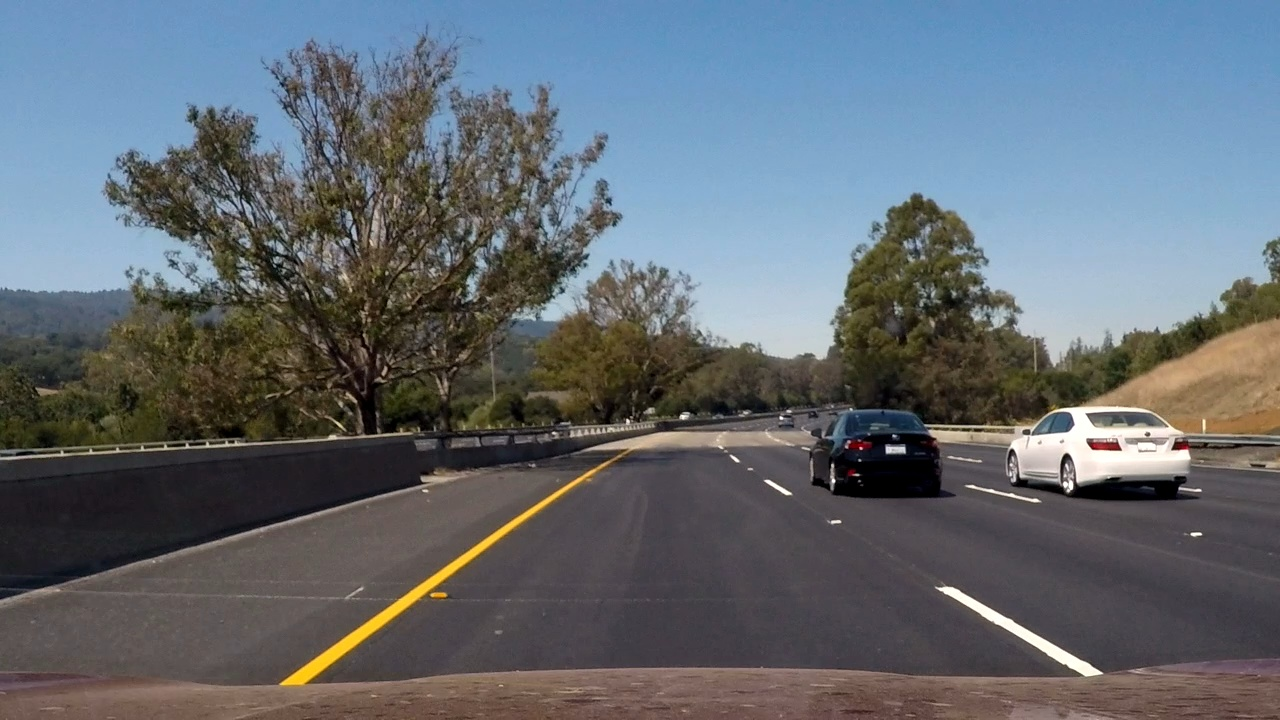
#> input picture test_video_frames/frame0.jpg, 1280 x 720 px, given in place of test1.jpg, which was not available
$ jupyter execute --allow-errors Project.ipynb   (shell and % lines are left out)   (older library calls are emulated)   (text cells are left out)
#> lines starting #> are read from the running program, lines starting #| are printed output that depends on the picture; pictures that were not available may be replaced by others from this repository, and a replacement may not be noted
### lesson_functions.py
import matplotlib.image as mpimg
import matplotlib.pyplot as plt
import numpy as np
import cv2
from skimage.feature import hog
# Define a function to return HOG features and visualization
# [37 lines left out: functions get_hog_features, bin_spatial, color_hist, not called in this run]

# Define a function to extract features from a list of images
# Have this function call bin_spatial() and color_hist()
def extract_features(imgs, color_space='RGB', spatial_size=(32, 32),
                        hist_bins=32, orient=9,
                        pix_per_cell=8, cell_per_block=2, hog_channel=0,
                        spatial_feat=True, hist_feat=True, hog_feat=True):
    # Create a list to append feature vectors to
    features = []
    # Iterate through the list of images
    for file in imgs:
        file_features = []
        # Read in each one by one
        image = mpimg.imread(file)
        # apply color conversion if other than 'RGB'
        if color_space != 'RGB':
            if color_space == 'HSV':
                feature_image = cv2.cvtColor(image, cv2.COLOR_RGB2HSV)
            elif color_space == 'LUV':
                feature_image = cv2.cvtColor(image, cv2.COLOR_RGB2LUV)
            elif color_space == 'HLS':
                feature_image = cv2.cvtColor(image, cv2.COLOR_RGB2HLS)
            elif color_space == 'YUV':
                feature_image = cv2.cvtColor(image, cv2.COLOR_RGB2YUV)
            elif color_space == 'YCrCb':
                feature_image = cv2.cvtColor(image, cv2.COLOR_RGB2YCrCb)
        else: feature_image = np.copy(image)

        if spatial_feat == True:
            spatial_features = bin_spatial(feature_image, size=spatial_size)
            file_features.append(spatial_features)
        if hist_feat == True:
            # Apply color_hist()
            hist_features = color_hist(feature_image, nbins=hist_bins)
            file_features.append(hist_features)
        if hog_feat == True:
        # Call get_hog_features() with vis=False, feature_vec=True
            if hog_channel == 'ALL':
                hog_features = []
                for channel in range(feature_image.shape[2]):
                    hog_features.append(get_hog_features(feature_image[:,:,channel],
                                        orient, pix_per_cell, cell_per_block,
                                        vis=False, feature_vec=True))
                hog_features = np.ravel(hog_features)
            else:
                hog_features = get_hog_features(feature_image[:,:,hog_channel], orient,
                            pix_per_cell, cell_per_block, vis=False, feature_vec=True)
            # Append the new feature vector to the features list
            file_features.append(hog_features)
        features.append(np.concatenate(file_features))
    # Return list of feature vectors
    return features

# Define a function that takes an image,
# start and stop positions in both x and y,
# window size (x and y dimensions),
# and overlap fraction (for both x and y)
def slide_window(img, x_start_stop=[None, None], y_start_stop=[None, None],
                    xy_window=(64, 64), xy_overlap=(0.5, 0.5)):
    # If x and/or y start/stop positions not defined, set to image size
    if x_start_stop[0] == None:
        x_start_stop[0] = 0
    if x_start_stop[1] == None:
        x_start_stop[1] = img.shape[1]
    if y_start_stop[0] == None:
        y_start_stop[0] = 0
    if y_start_stop[1] == None:
        y_start_stop[1] = img.shape[0]
    # Compute the span of the region to be searched
    xspan = x_start_stop[1] - x_start_stop[0]
    yspan = y_start_stop[1] - y_start_stop[0]
    # Compute the number of pixels per step in x/y
    nx_pix_per_step = np.int(xy_window[0]*(1 - xy_overlap[0]))
    ny_pix_per_step = np.int(xy_window[1]*(1 - xy_overlap[1]))
    # Compute the number of windows in x/y
    nx_buffer = np.int(xy_window[0]*(xy_overlap[0]))
    ny_buffer = np.int(xy_window[1]*(xy_overlap[1]))
    nx_windows = np.int((xspan-nx_buffer)/nx_pix_per_step)
    ny_windows = np.int((yspan-ny_buffer)/ny_pix_per_step)
    # Initialize a list to append window positions to
    window_list = []
    # Loop through finding x and y window positions
    # Note: you could vectorize this step, but in practice
    # you'll be considering windows one by one with your
    # classifier, so looping makes sense
    for ys in range(ny_windows):
        for xs in range(nx_windows):
            # Calculate window position
            startx = xs*nx_pix_per_step + x_start_stop[0]
            endx = startx + xy_window[0]
            starty = ys*ny_pix_per_step + y_start_stop[0]
            endy = starty + xy_window[1]

            # Append window position to list
            window_list.append(((startx, starty), (endx, endy)))
    # Return the list of windows
    return window_list

# Define a function to draw bounding boxes
def draw_boxes(img, bboxes, color=(0, 0, 255), thick=6):
    # Make a copy of the image
    imcopy = np.copy(img)
    # Iterate through the bounding boxes
    for bbox in bboxes:
        # Draw a rectangle given bbox coordinates
        cv2.rectangle(imcopy, bbox[0], bbox[1], color, thick)
    # Return the image copy with boxes drawn
    return imcopy

# Define a function to extract features from a single image window
# This function is very similar to extract_features()
# just for a single image rather than list of images
# [174 lines left out: functions single_img_features, search_windows, find_cars, add_heat, apply_threshold, draw_labeled_bboxes, not called in this run]

### Project.ipynb
[cell 1]
# Import all packages will be ued
import matplotlib.image as mpimg
import matplotlib.pyplot as plt
import numpy as np
import cv2
import glob
import time
import pickle
import collections
from sklearn.model_selection import train_test_split
from sklearn.svm import LinearSVC
from sklearn.preprocessing import StandardScaler
from skimage.feature import hog
from sklearn.utils import shuffle
from scipy.ndimage.measurements import label
from moviepy.editor import VideoFileClip
from IPython.display import HTML
from lesson_functions import *

[cell 2]
# Since the GTI folders contain time_series data, I will manually separate images under different folder.
# That's why I don't combine all car_images and simply split them

print('Reading and splitting data\n')

car_gti_far = glob.glob('./training_images/vehicles/GTI_Far/*.png')
car_gti_left = glob.glob('./training_images/vehicles/GTI_Left/*.png')
car_gti_mid = glob.glob('./training_images/vehicles/GTI_MiddleClose/*.png')
car_gti_right = glob.glob('./training_images/vehicles/GTI_Right/*.png')
car_kitti = glob.glob('./training_images/vehicles/KITTI_extracted/*.png')

# There is no time-series issue regarding to the non_vehicles dataset, so I can combine all non_vehicle dataset
notcar = glob.glob('./training_images/non-vehicles/Extras/*.png')
notcar += glob.glob('./training_images/non-vehicles/GTI/*.png')

# Split 80% training and 20% test
# Mannuly pick first 80% of car_images from GTI dataset as training
fraction = 0.8
L0 = int(fraction*len(car_gti_far))
L1 = int(fraction*len(car_gti_left))
L2 = int(fraction*len(car_gti_mid))
L3 = int(fraction*len(car_gti_right))
car_train = car_gti_far[:L0] + car_gti_left[:L1] + car_gti_mid[:L2] + car_gti_right[:L3]
car_test = car_gti_far[L0:] + car_gti_left[L1:] + car_gti_mid[L2:] + car_gti_right[L3:]

# car images from KITTI and notcar images can be split using train_test_split
rand_state = np.random.randint(0, 100)
#> (the rest of this cell did not finish here and is left out)

[cell 3]
# Randomly choose an image from each of two training sets
idx = np.random.randint(7000)
#> (the rest of this cell did not finish here and is left out)

[cell 4]
# Parameters
color_space = 'YCrCb' # Can be RGB, HSV, LUV, HLS, YUV, YCrCb
orient = 9  # HOG orientations
pix_per_cell = 8 # HOG pixels per cell
cell_per_block = 2 # HOG cells per block
hog_channel = 'ALL' # Can be 0, 1, 2, or "ALL"
spatial_size = (32, 32) # Spatial binning dimensions
hist_bins = 32    # Number of histogram bins
spatial_feat = True # Spatial features on or off
hist_feat = True # Histogram features on or off
hog_feat = True # HOG features on or off

[cell 5]
# Use the extract_features() function from lesson_functions to get all training_features
start = time.time()
car_train_features = extract_features(car_train, color_space=color_space,
                        spatial_size=spatial_size, hist_bins=hist_bins,
                        orient=orient, pix_per_cell=pix_per_cell,
                        cell_per_block=cell_per_block,
                        hog_channel=hog_channel, spatial_feat=spatial_feat,
                        hist_feat=hist_feat, hog_feat=hog_feat)

car_test_features = extract_features(car_test, color_space=color_space,
                        spatial_size=spatial_size, hist_bins=hist_bins,
                        orient=orient, pix_per_cell=pix_per_cell,
                        cell_per_block=cell_per_block,
                        hog_channel=hog_channel, spatial_feat=spatial_feat,
                        hist_feat=hist_feat, hog_feat=hog_feat)

#> (the rest of this cell did not finish here and is left out)

#> (a cell that did not finish here is left out)

[cell 7]
# Save data for future use
pickle_file = 'data.p'
print('Saving data to pickle file...')
try:
    with open(pickle_file, 'wb') as pfile:
        pickle.dump(
            {
                'X_train': X_train,
                'X_test': X_test,
                'y_train': y_train,
                'y_test': y_test
            },
            pfile, pickle.HIGHEST_PROTOCOL)
except:
    print('Unable to save data to', pickle_file)

# Load the training validation and test data
data_file = 'data.p'
#> (the rest of this cell did not finish here and is left out)

[cell 8]
# Use linear SVC as classifier
clf = LinearSVC()

start = time.time()
#> (the rest of this cell did not finish here and is left out)

[cell 9]
# Randomly pick a car and a not_car images and display its hog features
idx = np.random.randint(0, 1000)
#> (the rest of this cell did not finish here and is left out)

[cell 10]
# Multi_scale windows
def multiple_scale_windows(img):
    num_scale = 4
    xy_overlap = [[0.75,0.75],[0.75,0.75],[0.75,0.75],[0.75,0.75]]
    xy_window = [[64,64], [96,96], [128,128],[160,160]]
    x_start_stop = [[None, None],[None, None],[None, None],[None, None]]
    y_start_stop = [[400,400 + xy_window[0][0]*2], [400, 400 + xy_window[1][0]*2], [400, 400 + xy_window[2][0]*2], [400,None]]

    all_windows = []
    for i in range(num_scale):
        cur_windows = slide_window(img, x_start_stop[i], y_start_stop[i], xy_window[i], xy_overlap[i])
        all_windows += [cur_windows]
    return all_windows

[cell 11]
# Draw windows on test images
test_image = mpimg.imread('./test_images/test1.jpg')
#> test_image is the input picture: shape (720, 1280, 3); mean R, G, B 99, 106.3, 113.3
windows = multiple_scale_windows(test_image)
#> after the loop in multiple_scale_windows, `for i in range(num_scale):`: all_windows = 4 items
#> windows = 4 items
window_img = test_image
for i in range(4):
    if i==0: color= (0,0,255)
    if i==1: color= (0,255,0)
    if i==2: color= (255,0,0)
    if i==3: color= (255,255,255)
    window_img = draw_boxes(window_img, windows[i], color=color, thick=6)
#> this loop made 4 passes
#> pass 1, `window_img = draw_boxes(window_img, windows[i], color=color, thick=6)`:
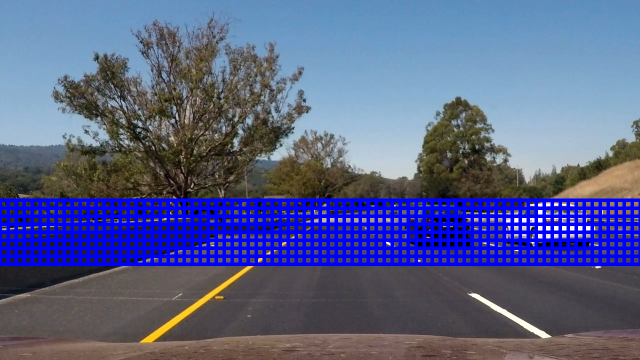
#> window_img: shape (720, 1280, 3) (shown at 1/2 size); mean R, G, B 88.8, 96.9, 138
#> pass 2, `window_img = draw_boxes(window_img, windows[i], color=color, thick=6)`:
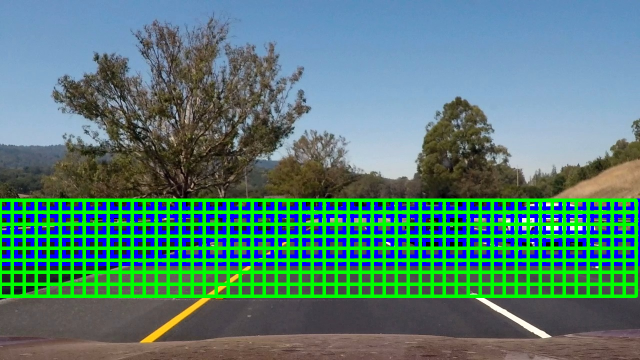
#> window_img: shape (720, 1280, 3) (shown at 1/2 size); mean R, G, B 82.9, 127.8, 115
#> pass 3, `window_img = draw_boxes(window_img, windows[i], color=color, thick=6)`:
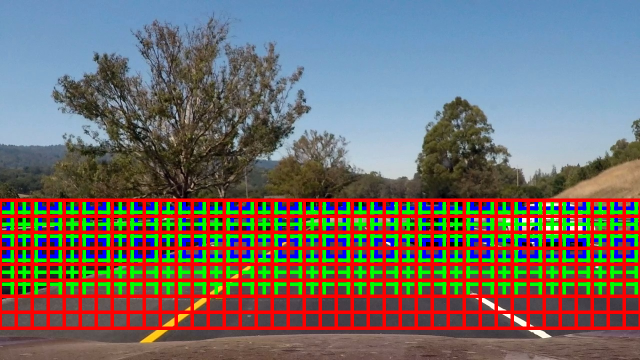
#> window_img: shape (720, 1280, 3) (shown at 1/2 size); mean R, G, B 116.7, 107.7, 102.2
#> after the loop:
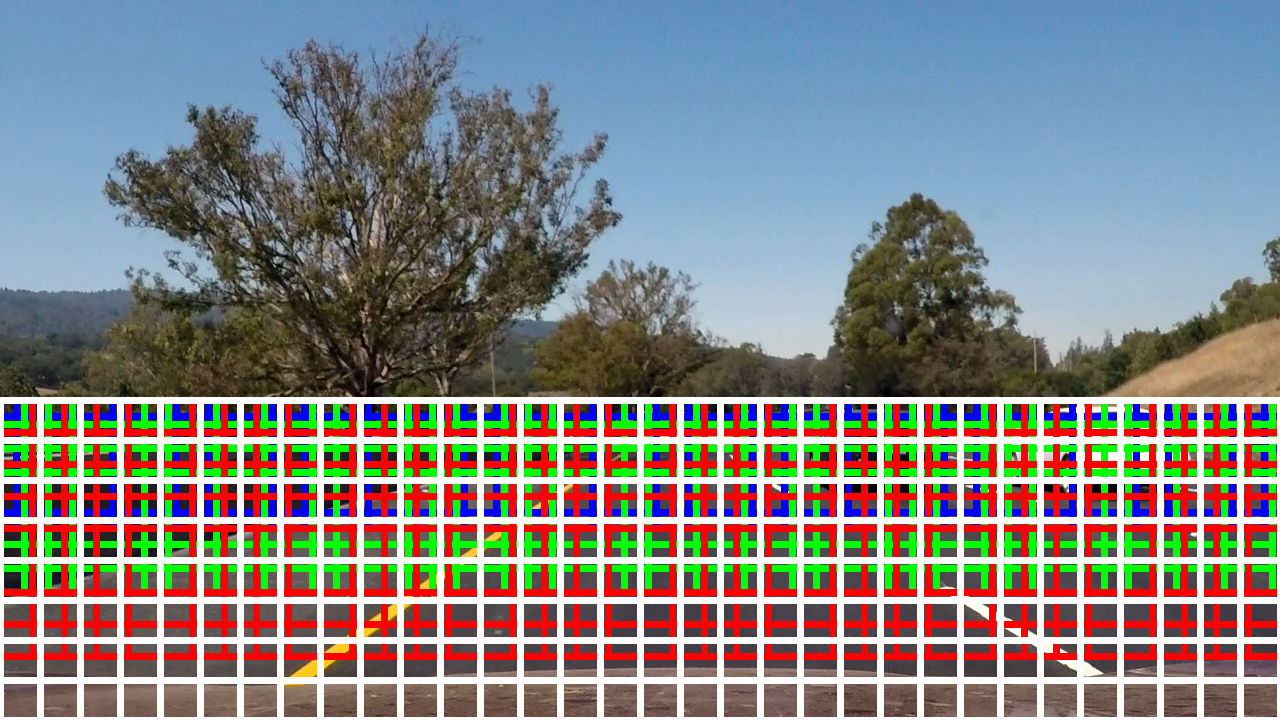
#> window_img: shape (720, 1280, 3); mean R, G, B 134.8, 133.8, 132.1
plt.imshow(window_img)
#> (this line was passed over: IPython is not available in this run)
plt.savefig('./output_images/windows.png')
#> (this line was passed over: IPython is not available in this run)

[cell 12]
# Flatten the windows
all_windows = []
for window in windows:
    all_windows.extend(window)
#> after the loop, all_windows = 965 items

# Find hotwindows on test images
#> (the rest of this cell did not finish here and is left out)

$ run again, on test_video_frames/frame13.jpg
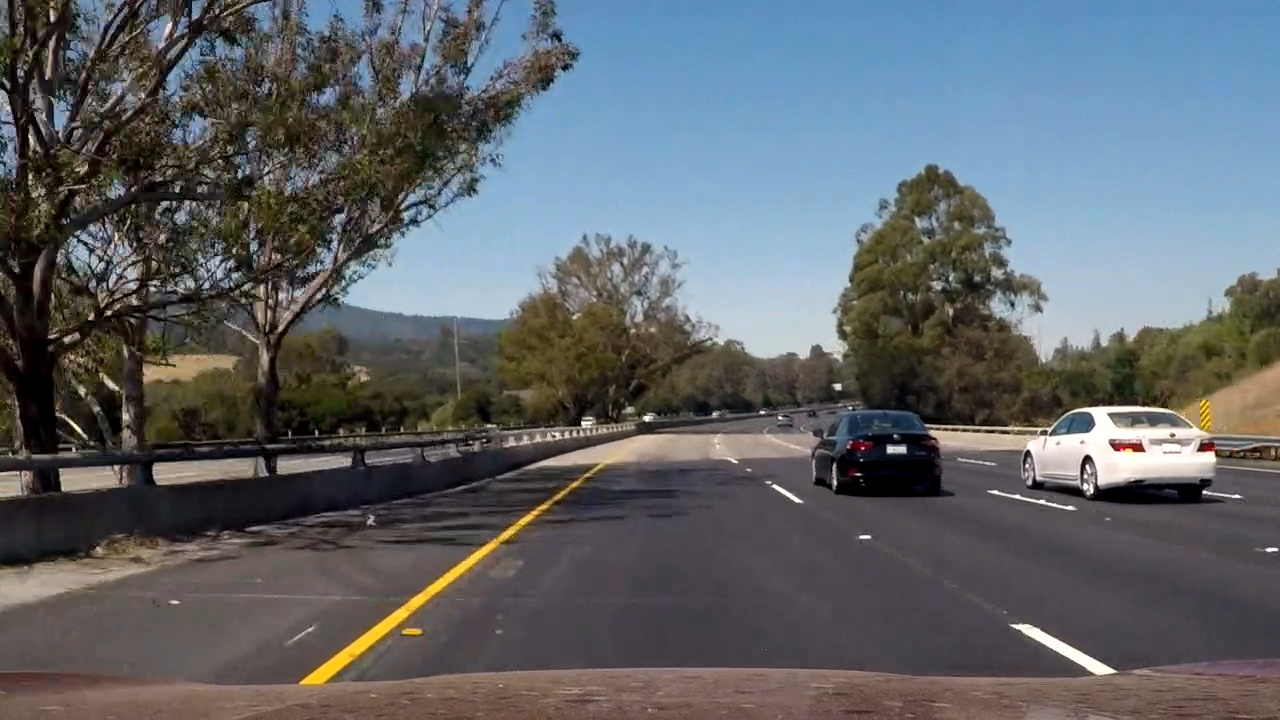
#> input picture test_video_frames/frame13.jpg, 1280 x 720 px, given in place of test1.jpg, which was not available
#> test_image is the input picture: shape (720, 1280, 3); mean R, G, B 95.6, 100.4, 104.9
#> after the loop in multiple_scale_windows, `for i in range(num_scale):`: all_windows = 4 items
#> the loop `for i in range(4):` made 4 passes
#> pass 1, `window_img = draw_boxes(window_img, windows[i], color=color, thick=6)`:
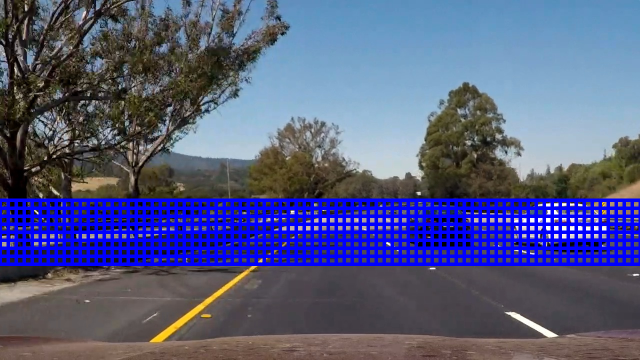
#> window_img: shape (720, 1280, 3) (shown at 1/2 size); mean R, G, B 85.3, 90.9, 129.2
#> after the loop `for i in range(4):`:
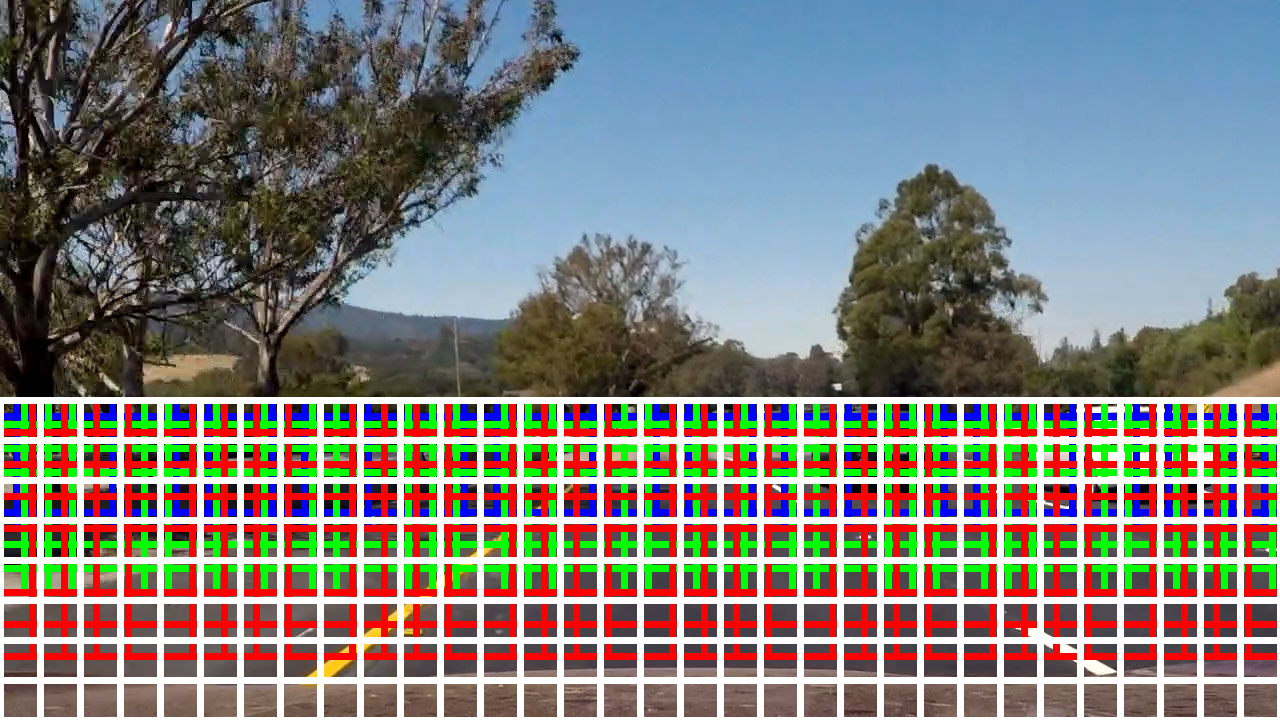
#> window_img: shape (720, 1280, 3); mean R, G, B 130.6, 127.2, 122.8
#> the loop `for window in windows:` made 4 passes
#> after the loop `for window in windows:`: all_windows = 965 items
